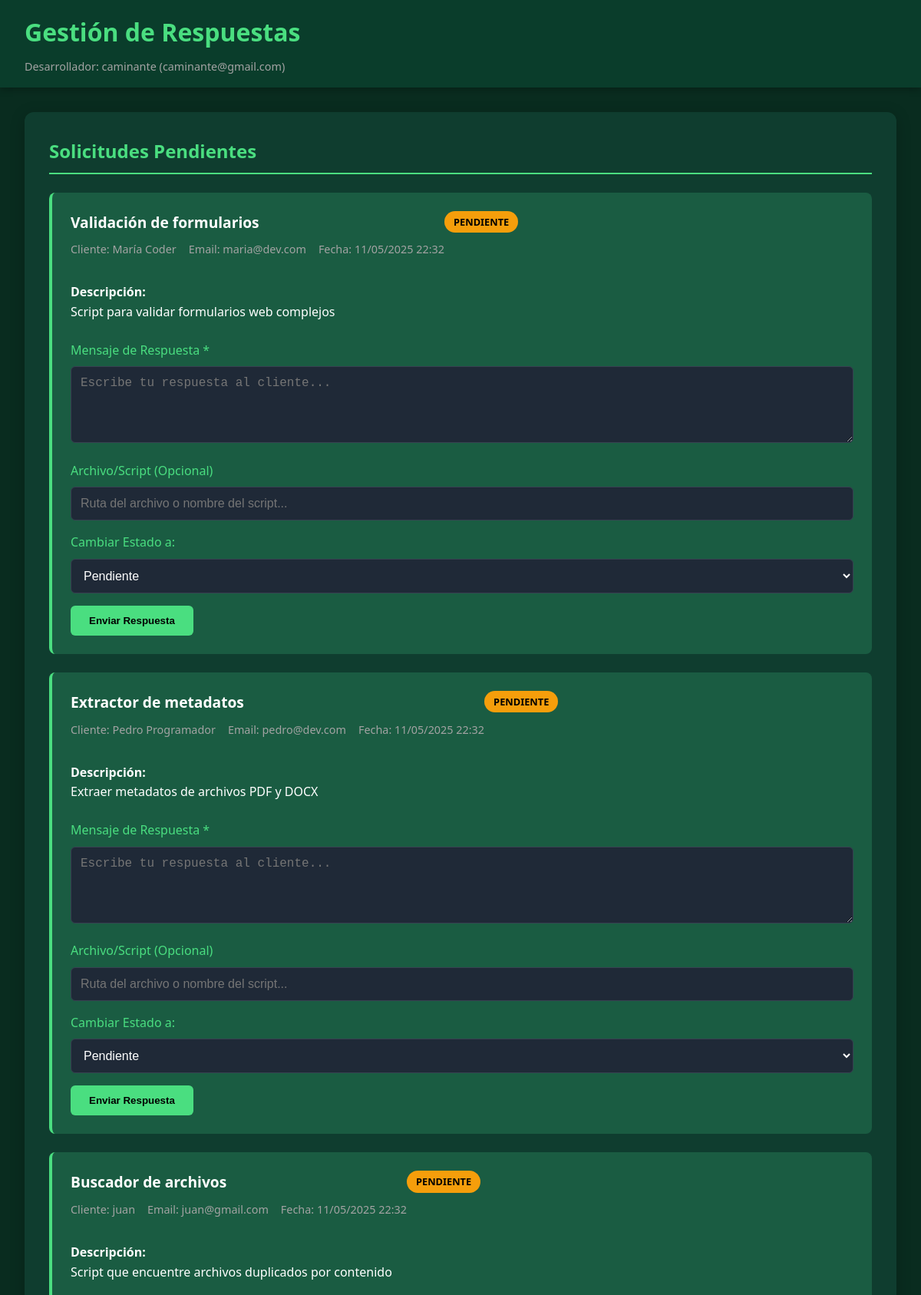
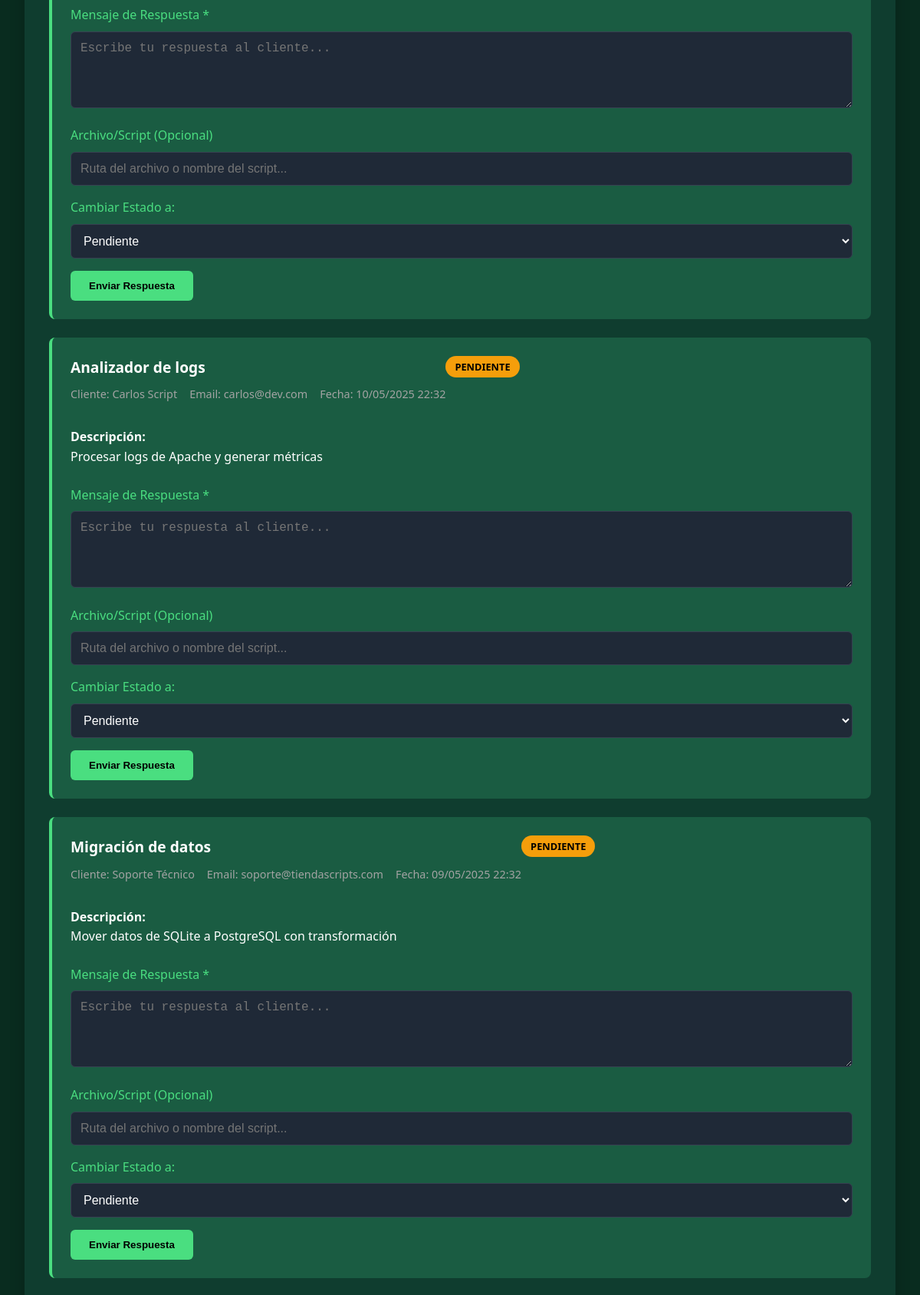
The page /respuestas.php (signed in, upper part) on the database its author committed (2 pictures, top to bottom).
### tables this page shows
CREATE TABLE solicitudes (
    id INT AUTO_INCREMENT PRIMARY KEY,
    usuario_id INT NOT NULL,
    titulo VARCHAR(255) NOT NULL,
    descripcion TEXT NOT NULL,
    estado ENUM('pendiente', 'en proceso', 'completado', 'rechazado') NOT NULL DEFAULT 'pendiente',
    fecha_creacion TIMESTAMP DEFAULT CURRENT_TIMESTAMP,
    FOREIGN KEY (usuario_id) REFERENCES usuarios(id) ON DELETE CASCADE
);

CREATE TABLE usuarios (
    id INT AUTO_INCREMENT PRIMARY KEY,
    nombre VARCHAR(100) NOT NULL,
    email VARCHAR(100) UNIQUE NOT NULL,
    password_hash VARCHAR(255) NOT NULL,
    rol ENUM('cliente', 'desarrollador', 'admin') NOT NULL DEFAULT 'cliente',
    fecha_registro TIMESTAMP DEFAULT CURRENT_TIMESTAMP
);

### database/PDO/Connection.php (called while the page is built, shortened)
<?php
class Connection
{
  private static $instance;
  private $connection;
  public static function getInstance()
  {
    if (!self::$instance instanceof self) {
      self::$instance =  new self;
    }
    return self::$instance;
  }
  public function getConnection()
  {
    return $this->connection;
  }
  private function makeConnection()
  {
    $this->connection = $this->conectarpdo();
  }
  private function conectarpdo()
  {
    $server = "localhost";
    $db = "TiendaScripts";
    $user = "root";
    $password = "caminante";
    try {
      $pdo = new \PDO("mysql:host=$server;dbname=$db", $user, $password, [
        \PDO::ATTR_ERRMODE => \PDO::ERRMODE_EXCEPTION,
        \PDO::ATTR_EMULATE_PREPARES => false
      ]);
      return $pdo;
    } catch (\PDOException $e) {
      echo "error al conectar con la db: " . $e->getMessage();
      die();
    }
  }
}

### app/Controllers/Functions.php (called while the page is built, shortened)
<?php
class Functions
{
  private $connection;
  public function __construct()
  {
    $this->connection = Connection::getInstance()->getConnection();
  }
  public function getSolicitudesConUsuario(): array
  {
    try {
      $sql = "SELECT s.*, u.nombre as usuario_nombre, u.email as usuario_email
                FROM solicitudes s
                INNER JOIN usuarios u ON s.usuario_id = u.id
                ORDER BY s.fecha_creacion DESC";
      $stmt = $this->connection->query($sql);
      return $stmt->fetchAll(\PDO::FETCH_ASSOC);
    } catch (\PDOException $e) {
      return ['error' => 'Error al obtener solicitudes: ' . $e->getMessage()];
    }
  }
}

### public/respuestas.php (the view, shortened to what this page needs)
<?php
$funciones = new Functions();
$solicitudes = $funciones->getSolicitudesConUsuario();
?>
<!DOCTYPE html>
<html lang="es">
<head>
</head>
<body>
  <div class="header">
    <h1>Gestión de Respuestas</h1>
    <div class="user-info">
      Desarrollador: <?php echo htmlspecialchars($_SESSION['nombre']); ?>
      (<?php echo htmlspecialchars($_SESSION['email']); ?>)
    </div>
  </div>
  <div class="container">
    <div class="section">
      <h2>Solicitudes Pendientes</h2>
      <?php
      $solicitudes_pendientes = array_filter($solicitudes, function ($sol) {
        return $sol['estado'] === 'pendiente' || $sol['estado'] === 'en proceso';
      });
      if (empty($solicitudes_pendientes)): ?>
        <p style="color: #a3a3a3; text-align: center; padding: 2rem;">
          No hay solicitudes pendientes en este momento.
        </p>
      <?php else: ?>
        <?php foreach ($solicitudes_pendientes as $solicitud): ?>
          <div class="solicitud-card">
            <div class="solicitud-header">
              <div>
                <div class="solicitud-titulo"><?php echo htmlspecialchars($solicitud['titulo']); ?></div>
                <div class="solicitud-meta">
                  <span>Cliente: <?php echo htmlspecialchars($solicitud['usuario_nombre']); ?></span>
                  <span>Email: <?php echo htmlspecialchars($solicitud['usuario_email']); ?></span>
                  <span>Fecha: <?php echo date('d/m/Y H:i', strtotime($solicitud['fecha_creacion'])); ?></span>
                </div>
              </div>
              <span class="estado <?php echo str_replace(' ', '-', $solicitud['estado']); ?>">
                <?php echo ucfirst($solicitud['estado']); ?>
              </span>
            </div>
            <div style="margin-bottom: 1rem;">
              <strong>Descripción:</strong><br>
              <?php echo nl2br(htmlspecialchars($solicitud['descripcion'])); ?>
            </div>
            <form method="POST" style="margin-top: 1.5rem;">
              <div class="form-group">
                <label for="mensaje_<?php echo $solicitud['id']; ?>">Mensaje de Respuesta *</label>
                <textarea
                  name="mensaje"
                  id="mensaje_<?php echo $solicitud['id']; ?>"
                  class="form-control"
                  placeholder="Escribe tu respuesta al cliente..."
                  required></textarea>
              </div>
              <div class="form-group">
                <label for="archivo_<?php echo $solicitud['id']; ?>">Archivo/Script (Opcional)</label>
                <input
                  type="text"
                  name="archivo_script"
                  id="archivo_<?php echo $solicitud['id']; ?>"
                  class="form-control"
                  placeholder="Ruta del archivo o nombre del script...">
              </div>
              <div class="form-group">
                <label for="estado_<?php echo $solicitud['id']; ?>">Cambiar Estado a:</label>
                <select name="nuevo_estado" id="estado_<?php echo $solicitud['id']; ?>" class="form-control" required>
                  <option value="pendiente" <?php echo $solicitud['estado'] === 'pendiente' ? 'selected' : ''; ?>>Pendiente</option>
                </select>
              </div>
              <button type="submit" class="btn btn-primary">Enviar Respuesta</button>
            </form>
          </div>
        <?php endforeach; ?>
      <?php endif; ?>
    </div>
  </div>
</body>
</html>

### public/respuestas.php (style rules this page uses)
* { margin: 0; padding: 0; box-sizing: border-box; }
body { font-family: 'Segoe UI', Tahoma, Geneva, Verdana, sans-serif; background-color: #092c1f; color: #ffffff; line-height: 1.6; }
.header { background-color: #0a3d2b; padding: 1rem 2rem; box-shadow: 0 2px 10px rgba(0, 0, 0, 0.3); }
.header h1 { color: #4ade80; font-size: 2rem; margin-bottom: 0.5rem; }
.user-info { color: #a3a3a3; font-size: 0.9rem; }
.container { max-width: 1400px; margin: 2rem auto; padding: 0 2rem; }
.section { background-color: #0f3d2f; border-radius: 12px; padding: 2rem; margin-bottom: 2rem; box-shadow: 0 4px 20px rgba(0, 0, 0, 0.2); }
.section h2 { color: #4ade80; margin-bottom: 1.5rem; font-size: 1.5rem; border-bottom: 2px solid #4ade80; padding-bottom: 0.5rem; }
.solicitud-card { background-color: #1a5c42; border-radius: 8px; padding: 1.5rem; margin-bottom: 1.5rem; border-left: 4px solid #4ade80; }
.solicitud-header { display: flex; justify-content: between; align-items: flex-start; margin-bottom: 1rem; }
.solicitud-titulo { color: #ffffff; font-size: 1.2rem; font-weight: 600; margin-bottom: 0.5rem; }
.solicitud-meta { display: flex; gap: 1rem; margin-bottom: 1rem; font-size: 0.9rem; color: #a3a3a3; }
.estado { padding: 0.25rem 0.75rem; border-radius: 20px; font-size: 0.8rem; font-weight: 600; text-transform: uppercase; }
.estado.pendiente { background-color: #f59e0b; color: #000; }
.form-group { margin-bottom: 1rem; }
.form-group label { display: block; margin-bottom: 0.5rem; color: #4ade80; font-weight: 500; }
.form-control { width: 100%; padding: 0.75rem; border: 1px solid #374151; border-radius: 6px; background-color: #1f2937; color: #ffffff; font-size: 1rem; }
textarea.form-control { resize: vertical; min-height: 100px; }
select.form-control { cursor: pointer; }
.btn { padding: 0.75rem 1.5rem; border: none; border-radius: 6px; cursor: pointer; font-weight: 600; text-decoration: none; display: inline-block; transition: all 0.3s ease; }
.btn-primary { background-color: #4ade80; color: #000; }

### rows shown on the page
solicitudes: titulo "Validación de formularios", usuario.nombre "María Coder", usuario.email "maria@dev.com", fecha_creacion "11/05/2025 22:32", estado "PENDIENTE", descripcion "Script para validar formularios web complejos", mensaje "Escribe tu respuesta al cliente...", nuevo_estado "Pendiente"
solicitudes: titulo "Extractor de metadatos", usuario.nombre "Pedro Programador", usuario.email "pedro@dev.com", fecha_creacion "11/05/2025 22:32", estado "PENDIENTE", descripcion "Extraer metadatos de archivos PDF y DOCX", mensaje "Escribe tu respuesta al cliente...", nuevo_estado "Pendiente"
solicitudes: titulo "Buscador de archivos", usuario.nombre "juan", usuario.email "juan@gmail.com", fecha_creacion "11/05/2025 22:32", estado "PENDIENTE", descripcion "Script que encuentre archivos duplicados por contenido", mensaje "Escribe tu respuesta al cliente...", nuevo_estado "Pendiente"
solicitudes: titulo "Analizador de logs", usuario.nombre "Carlos Script", usuario.email "carlos@dev.com", fecha_creacion "10/05/2025 22:32", estado "PENDIENTE", descripcion "Procesar logs de Apache y generar métricas", mensaje "Escribe tu respuesta al cliente...", nuevo_estado "Pendiente"
solicitudes: titulo "Migración de datos", usuario.nombre "Soporte Técnico", usuario.email "soporte@tiendascripts.com", fecha_creacion "09/05/2025 22:32", estado "PENDIENTE", descripcion "Mover datos de SQLite a PostgreSQL con transformación", mensaje "Escribe tu respuesta al cliente...", nuevo_estado "Pendiente"

### other values the page prints
$_SESSION['nombre'] "caminante"
$_SESSION['email'] "caminante@gmail.com"
